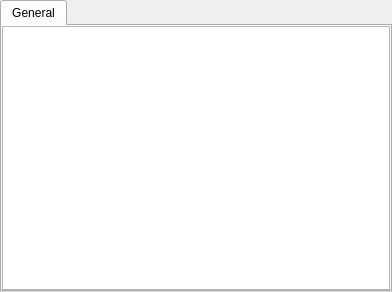
<?xml version="1.0" encoding="UTF-8"?>
<ui version="4.0">
 <class>PluginsPage</class>
 <widget class="QWidget" name="PluginsPage">
  <property name="geometry">
   <rect>
    <x>0</x>
    <y>0</y>
    <width>392</width>
    <height>292</height>
   </rect>
  </property>
  <property name="windowTitle">
   <string>Form</string>
  </property>
  <layout class="QGridLayout" name="gridLayout">
   <property name="margin">
    <number>0</number>
   </property>
   <item row="0" column="0">
    <widget class="QTabWidget" name="tabs">
     <widget class="QWidget" name="generalTab">
      <attribute name="title">
       <string>General</string>
      </attribute>
      <layout class="QGridLayout" name="gridLayout_2">
       <property name="margin">
        <number>0</number>
       </property>
       <item row="0" column="0">
        <widget class="QListWidget" name="pluginsList"/>
       </item>
      </layout>
     </widget>
    </widget>
   </item>
  </layout>
 </widget>
 <resources/>
 <connections/>
</ui>
